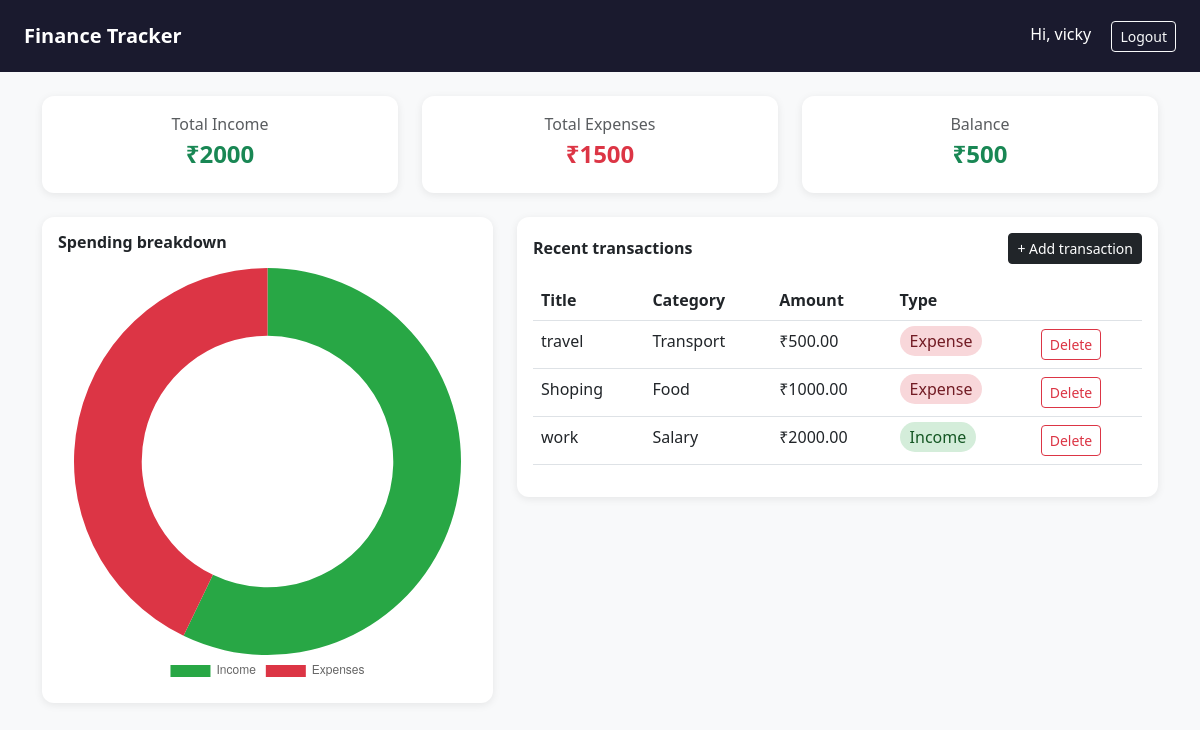
The app's page / (signed in) with its own data.
### tracker/models.py (models this page shows, shortened)
class Transaction(models.Model):
    TYPE_CHOICES = [
        ('income', 'Income'),
        ('expense', 'Expense'),
    ]
    user = models.ForeignKey(User, on_delete=models.CASCADE)
    title = models.CharField(max_length=200)
    amount = models.DecimalField(max_digits=10, decimal_places=2)
    type = models.CharField(max_length=10, choices=TYPE_CHOICES)
    category = models.ForeignKey(Category, on_delete=models.SET_NULL, null=True)
    date = models.DateField(auto_now_add=True)
    note = models.TextField(blank=True)

class Category(models.Model):
    name = models.CharField(max_length=100)
    def __str__(self):
        return self.name

### tracker/views.py (the view)
# urls.py: path('', views.dashboard, name='dashboard'),
@login_required
def dashboard(request):
    transactions = Transaction.objects.filter(user=request.user).order_by('-date')
    total_income = transactions.filter(type='income').aggregate(Sum('amount'))['amount__sum'] or 0
    total_expense = transactions.filter(type='expense').aggregate(Sum('amount'))['amount__sum'] or 0
    balance = total_income - total_expense
    context = {
        'transactions': transactions,
        'total_income': total_income,
        'total_expense': total_expense,
        'balance': balance,
    }
    return render(request, 'tracker/dashboard.html', context)

### tracker/templates/tracker/dashboard.html
{% extends 'tracker/base.html' %}
{% block content %}
<div class="row mb-4">
  <div class="col-md-4">
    <div class="card p-3 text-center">
      <p class="text-muted mb-1">Total Income</p>
      <h4 class="text-success fw-bold">₹{{ total_income }}</h4>
    </div>
  </div>
  <div class="col-md-4">
    <div class="card p-3 text-center">
      <p class="text-muted mb-1">Total Expenses</p>
      <h4 class="text-danger fw-bold">₹{{ total_expense }}</h4>
    </div>
  </div>
  <div class="col-md-4">
    <div class="card p-3 text-center">
      <p class="text-muted mb-1">Balance</p>
      <h4 class="fw-bold {% if balance >= 0 %}text-success{% else %}text-danger{% endif %}">
        ₹{{ balance }}
      </h4>
    </div>
  </div>
</div>
<div class="row mb-4">
  <div class="col-md-5">
    <div class="card p-3">
      <h6 class="mb-3 fw-bold">Spending breakdown</h6>
      <canvas id="spendingChart" height="200"></canvas>
    </div>
  </div>
  <div class="col-md-7">
    <div class="card p-3">
      <div class="d-flex justify-content-between align-items-center mb-3">
        <h6 class="fw-bold mb-0">Recent transactions</h6>
        <a href="/add/" class="btn btn-sm btn-dark">+ Add transaction</a>
      </div>
      <table class="table table-hover">
        <thead>
          <tr>
            <th>Title</th>
            <th>Category</th>
            <th>Amount</th>
            <th>Type</th>
            <th></th>
          </tr>
        </thead>
        <tbody>
          {% for t in transactions %}
          <tr>
            <td>{{ t.title }}</td>
            <td>{{ t.category }}</td>
            <td>₹{{ t.amount }}</td>
            <td>
              {% if t.type == 'income' %}
                <span class="badge-income">Income</span>
              {% else %}
                <span class="badge-expense">Expense</span>
              {% endif %}
            </td>
            <td>
              <a href="/delete/{{ t.pk }}/" class="btn btn-sm btn-outline-danger">Delete</a>
            </td>
          </tr>
          {% empty %}
          <tr><td colspan="5" class="text-muted text-center">No transactions yet.</td></tr>
          {% endfor %}
        </tbody>
      </table>
    </div>
  </div>
</div>
<script>
  const ctx = document.getElementById('spendingChart').getContext('2d');
  new Chart(ctx, {
    type: 'doughnut',
    data: {
      labels: ['Income', 'Expenses'],
      datasets: [{
        data: [{{ total_income }}, {{ total_expense }}],
        backgroundColor: ['#28a745', '#dc3545'],
        borderWidth: 0,
      }]
    },
    options: {
      plugins: { legend: { position: 'bottom' } },
      cutout: '65%',
    }
  });
</script>
{% endblock %}

### tracker/templates/tracker/base.html (shortened to what this page needs)
<!DOCTYPE html>
<html lang="en">
<head>
  <link href="https://cdn.jsdelivr.net/npm/bootstrap@5.3.0/dist/css/bootstrap.min.css" rel="stylesheet">
</head>
<body>
<nav class="navbar navbar-dark px-4 py-3 mb-4">
  <span class="navbar-brand fw-bold fs-5">Finance Tracker</span>
  <div>
    <span class="text-white me-3">Hi, {{ request.user.username }}</span>
    <a href="/accounts/logout/" class="btn btn-outline-light btn-sm">Logout</a>
  </div>
</nav>
<div class="container">
  {% block content %}{% endblock %}
</div>
</body>
</html>

### tracker/templates/tracker/base.html (style rules this page uses)
body { background-color: #f8f9fa; }
.navbar { background-color: #1a1a2e; }
.card { border-radius: 12px; border: none; box-shadow: 0 2px 8px rgba(0,0,0,0.08); }
.badge-income { background-color: #d4edda; color: #155724; padding: 4px 10px; border-radius: 20px; }
.badge-expense { background-color: #f8d7da; color: #721c24; padding: 4px 10px; border-radius: 20px; }

### records on screen
Transaction: title "travel", category "Transport", amount "500.00", type "Expense"
Transaction: title "Shoping", category "Food", amount "1000.00", type "Expense"
Transaction: title "work", category "Salary", amount "2000.00", type "Income"

### other values on screen
{{ request.user.username }} "vicky"
{{ total_income }} "2000"
{{ total_expense }} "1500"
{{ balance }} "500"
chart data {{ total_income }} 2000
chart data {{ total_expense }} 1500
